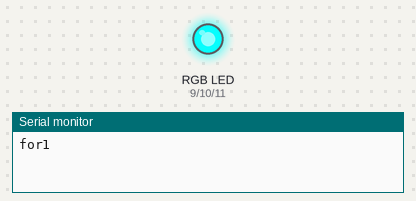
This sketch was run on a simulated Arduino Uno, built with avr-gcc and run on an emulated ATmega328P. Parts: an RGB LED mixed from three pins (HIGH = lit), the last lines printed to the serial monitor. Dim RGB values are drawn brighter than linear.

Above: at 0.15 s.
At 4.95 s:
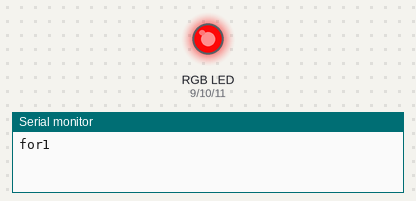
At 8.86 s:
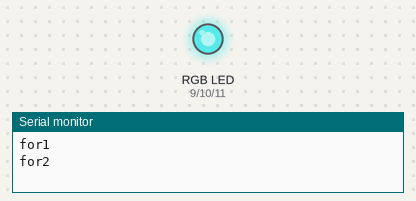
At 19.73 s:
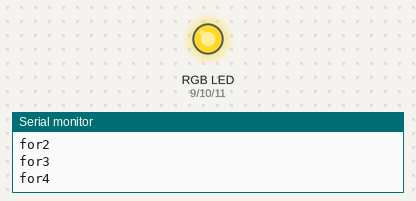
At 29.41 s:
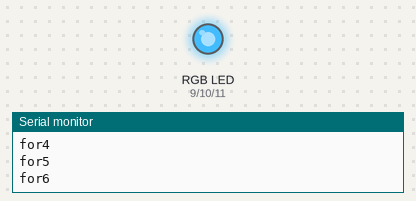
At 39.62 s:
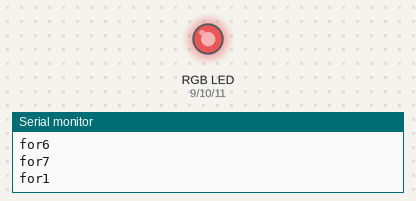
Timing chart, 0 to 40.0 s (numbered marks = the images above):
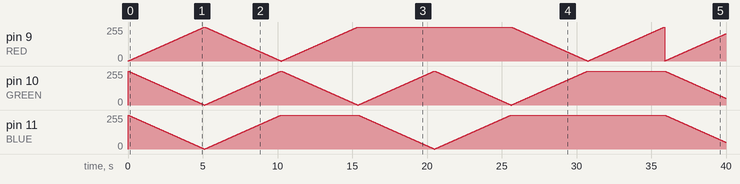

The sketch:

rgb_lamp_fade.ino
```cpp
#define RED  9   // pin that red led is connected to
#define GREEN  10 // pin that greeen led is connected
#define BLUE  11  // pin that blue led is connected

#define DELAY  20  // internal delay in ms

void setup() {
Serial.begin(9600);
  // LED connection pins to be set as an output
  pinMode(RED, OUTPUT);
  pinMode(GREEN,OUTPUT);
  pinMode(BLUE, OUTPUT);

}

void loop() {

  Serial.println("for1"); // it prints anything between the ()
  for(int i=0; i<=255; i++) {
    analogWrite(RED, i); // red gradually OFF
    analogWrite(GREEN, 255-i); // green gradually ON
    analogWrite(BLUE, 255-i); // blue gradually ON
    delay(DELAY); // wait before next transition
  }
  Serial.println("for2");
  for(int i=0; i<=255; i++) {
    analogWrite(RED, 255-i); // red gradually ON
    analogWrite(GREEN, i); // green gradually OFF
    analogWrite(BLUE, i); // Blue gradually OFF
    delay(DELAY); // wait before next transition
   }
   Serial.println("for3");
  for(int i=0; i<=255; i++) {
    analogWrite(RED, i); // red gradually OFF
    analogWrite(GREEN, 255-i); // green gradually ON
    analogWrite(BLUE, 255); // blue OFF
    delay(DELAY); // wait before next transition
   }
   Serial.println("for4");
  for(int i=0; i<=255; i++) {
    analogWrite(RED, 255); // red OFF
    analogWrite(GREEN, i); // green gradually OFF
    analogWrite(BLUE, 255-i); // blue gradually ON
    delay(DELAY); // wait before next transition
}
Serial.println("for5");
for(int i=0; i<=255; i++) {
    analogWrite(RED, 255); // red OFF
    analogWrite(GREEN, 255-i); // green gradually ON
    analogWrite(BLUE, i); // blue gradually OFF
    delay(DELAY); // wait before next transition
}
Serial.println("for6");
for(int i=0; i<=255; i++) {
    analogWrite(RED, 255-i); // red gradually ON
    analogWrite(GREEN, i); // green gradually OFF
    analogWrite(BLUE, 255); // blue OFF
    delay(DELAY); // wait before next transition
}
Serial.println("for7");
for(int i=0; i<=255; i++) {
    analogWrite(RED, i); // red gradually OFF
    analogWrite(GREEN, 255); // green OFF
    analogWrite(BLUE, 255); // blue OFF
    delay(DELAY); // wait before next transition
}
}
```
